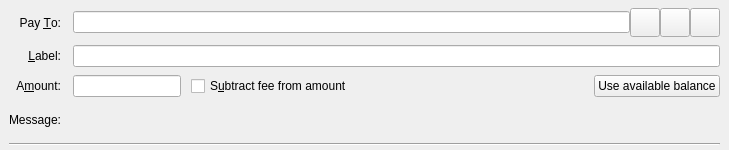
<?xml version="1.0" encoding="UTF-8"?>
<ui version="4.0">
 <class>SendCoinsEntry</class>
 <widget class="QStackedWidget" name="SendCoinsEntry">
  <property name="geometry">
   <rect>
    <x>0</x>
    <y>0</y>
    <width>729</width>
    <height>150</height>
   </rect>
  </property>
  <property name="focusPolicy">
   <enum>Qt::TabFocus</enum>
  </property>
  <property name="autoFillBackground">
   <bool>false</bool>
  </property>
  <widget class="QFrame" name="SendCoins">
   <property name="toolTip">
    <string>This is a normal payment.</string>
   </property>
   <property name="frameShape">
    <enum>QFrame::NoFrame</enum>
   </property>
   <layout class="QGridLayout" name="gridLayout">
    <property name="topMargin">
     <number>8</number>
    </property>
    <property name="bottomMargin">
     <number>4</number>
    </property>
    <property name="horizontalSpacing">
     <number>12</number>
    </property>
    <property name="verticalSpacing">
     <number>8</number>
    </property>
    <item row="0" column="0">
     <widget class="QLabel" name="payToLabel">
      <property name="text">
       <string>Pay &amp;To:</string>
      </property>
      <property name="alignment">
       <set>Qt::AlignRight|Qt::AlignTrailing|Qt::AlignVCenter</set>
      </property>
      <property name="buddy">
       <cstring>payTo</cstring>
      </property>
     </widget>
    </item>
    <item row="0" column="1">
     <layout class="QHBoxLayout" name="payToLayout">
      <property name="spacing">
       <number>0</number>
      </property>
      <item>
       <widget class="QValidatedLineEdit" name="payTo">
        <property name="toolTip">
         <string>The Chunguscoin address to send the payment to</string>
        </property>
       </widget>
      </item>
      <item>
       <widget class="QToolButton" name="addressBookButton">
        <property name="toolTip">
         <string>Choose previously used address</string>
        </property>
        <property name="text">
         <string/>
        </property>
        <property name="icon">
         <iconset resource="../chunguscoin.qrc">
          <normaloff>:/icons/address-book</normaloff>:/icons/address-book</iconset>
        </property>
        <property name="iconSize">
         <size>
          <width>22</width>
          <height>22</height>
         </size>
        </property>
        <property name="shortcut">
         <string>Alt+A</string>
        </property>
       </widget>
      </item>
      <item>
       <widget class="QToolButton" name="pasteButton">
        <property name="toolTip">
         <string>Paste address from clipboard</string>
        </property>
        <property name="text">
         <string/>
        </property>
        <property name="icon">
         <iconset resource="../chunguscoin.qrc">
          <normaloff>:/icons/editpaste</normaloff>:/icons/editpaste</iconset>
        </property>
        <property name="iconSize">
         <size>
          <width>22</width>
          <height>22</height>
         </size>
        </property>
        <property name="shortcut">
         <string>Alt+P</string>
        </property>
       </widget>
      </item>
      <item>
       <widget class="QToolButton" name="deleteButton">
        <property name="toolTip">
         <string>Remove this entry</string>
        </property>
        <property name="text">
         <string/>
        </property>
        <property name="icon">
         <iconset resource="../chunguscoin.qrc">
          <normaloff>:/icons/remove</normaloff>:/icons/remove</iconset>
        </property>
        <property name="iconSize">
         <size>
          <width>22</width>
          <height>22</height>
         </size>
        </property>
       </widget>
      </item>
     </layout>
    </item>
    <item row="1" column="0">
     <widget class="QLabel" name="labellLabel">
      <property name="text">
       <string>&amp;Label:</string>
      </property>
      <property name="alignment">
       <set>Qt::AlignRight|Qt::AlignTrailing|Qt::AlignVCenter</set>
      </property>
      <property name="buddy">
       <cstring>addAsLabel</cstring>
      </property>
     </widget>
    </item>
    <item row="1" column="1">
     <widget class="QLineEdit" name="addAsLabel">
      <property name="toolTip">
       <string>Enter a label for this address to add it to the list of used addresses (only for taddrs)</string>
      </property>
     </widget>
    </item>
    <item row="2" column="0">
     <widget class="QLabel" name="amountLabel">
      <property name="text">
       <string>A&amp;mount:</string>
      </property>
      <property name="alignment">
       <set>Qt::AlignRight|Qt::AlignTrailing|Qt::AlignVCenter</set>
      </property>
      <property name="buddy">
       <cstring>payAmount</cstring>
      </property>
     </widget>
    </item>
    <item row="2" column="1">
     <layout class="QHBoxLayout" name="horizontalLayoutAmount" stretch="0,1,0">
      <property name="spacing">
       <number>10</number>
      </property>
      <item>
       <widget class="ChunguscoinAmountField" name="payAmount"/>
      </item>
      <item>
       <widget class="QCheckBox" name="checkboxSubtractFeeFromAmount">
        <property name="toolTip">
         <string>The fee will be deducted from the amount being sent. The recipient will receive less coins than you enter in the amount field. If multiple recipients are selected, the fee is split equally.</string>
        </property>
        <property name="text">
         <string>S&amp;ubtract fee from amount</string>
        </property>
       </widget>
      </item>
      <item>
       <widget class="QPushButton" name="useAvailableBalanceButton">
        <property name="text">
         <string>Use available balance</string>
        </property>
        <property name="icon">
         <iconset>
          <normaloff>:/icons/all_balance</normaloff>:/icons/all_balance</iconset>
        </property>
       </widget>
      </item>
     </layout>
    </item>
    <item row="3" column="0">
     <widget class="QLabel" name="messageLabel">
      <property name="text">
       <string>Message:</string>
      </property>
      <property name="alignment">
       <set>Qt::AlignRight|Qt::AlignTrailing|Qt::AlignVCenter</set>
      </property>
     </widget>
    </item>
    <item row="3" column="1">
     <widget class="QLabel" name="messageTextLabel">
      <property name="toolTip">
       <string>A message that was attached to the chunguscoin: URI which will be stored with the transaction for your reference. Note: This message will not be sent over the Chunguscoin network.</string>
      </property>
      <property name="textFormat">
       <enum>Qt::PlainText</enum>
      </property>
     </widget>
    </item>
    <item row="4" column="0" colspan="2">
     <widget class="Line" name="line">
      <property name="orientation">
       <enum>Qt::Horizontal</enum>
      </property>
     </widget>
    </item>
   </layout>
  </widget>
  <widget class="QFrame" name="SendCoins_UnauthenticatedPaymentRequest">
   <property name="palette">
    <palette>
     <active>
      <colorrole role="WindowText">
       <brush brushstyle="SolidPattern">
        <color alpha="255">
         <red>0</red>
         <green>0</green>
         <blue>0</blue>
        </color>
       </brush>
      </colorrole>
      <colorrole role="Button">
       <brush brushstyle="SolidPattern">
        <color alpha="255">
         <red>255</red>
         <green>255</green>
         <blue>127</blue>
        </color>
       </brush>
      </colorrole>
      <colorrole role="Light">
       <brush brushstyle="SolidPattern">
        <color alpha="255">
         <red>255</red>
         <green>255</green>
         <blue>255</blue>
        </color>
       </brush>
      </colorrole>
      <colorrole role="Midlight">
       <brush brushstyle="SolidPattern">
        <color alpha="255">
         <red>255</red>
         <green>255</green>
         <blue>191</blue>
        </color>
       </brush>
      </colorrole>
      <colorrole role="Dark">
       <brush brushstyle="SolidPattern">
        <color alpha="255">
         <red>127</red>
         <green>127</green>
         <blue>63</blue>
        </color>
       </brush>
      </colorrole>
      <colorrole role="Mid">
       <brush brushstyle="SolidPattern">
        <color alpha="255">
         <red>170</red>
         <green>170</green>
         <blue>84</blue>
        </color>
       </brush>
      </colorrole>
      <colorrole role="Text">
       <brush brushstyle="SolidPattern">
        <color alpha="255">
         <red>0</red>
         <green>0</green>
         <blue>0</blue>
        </color>
       </brush>
      </colorrole>
      <colorrole role="BrightText">
       <brush brushstyle="SolidPattern">
        <color alpha="255">
         <red>255</red>
         <green>255</green>
         <blue>255</blue>
        </color>
       </brush>
      </colorrole>
      <colorrole role="ButtonText">
       <brush brushstyle="SolidPattern">
        <color alpha="255">
         <red>0</red>
         <green>0</green>
         <blue>0</blue>
        </color>
       </brush>
      </colorrole>
      <colorrole role="Base">
       <brush brushstyle="SolidPattern">
        <color alpha="255">
         <red>255</red>
         <green>255</green>
         <blue>255</blue>
        </color>
       </brush>
      </colorrole>
      <colorrole role="Window">
       <brush brushstyle="SolidPattern">
        <color alpha="255">
         <red>255</red>
         <green>255</green>
         <blue>127</blue>
        </color>
       </brush>
      </colorrole>
      <colorrole role="Shadow">
       <brush brushstyle="SolidPattern">
        <color alpha="255">
         <red>0</red>
         <green>0</green>
         <blue>0</blue>
        </color>
       </brush>
      </colorrole>
      <colorrole role="AlternateBase">
       <brush brushstyle="SolidPattern">
        <color alpha="255">
         <red>255</red>
         <green>255</green>
         <blue>191</blue>
        </color>
       </brush>
      </colorrole>
      <colorrole role="ToolTipBase">
       <brush brushstyle="SolidPattern">
        <color alpha="255">
         <red>255</red>
         <green>255</green>
         <blue>220</blue>
        </color>
       </brush>
      </colorrole>
      <colorrole role="ToolTipText">
       <brush brushstyle="SolidPattern">
        <color alpha="255">
         <red>0</red>
         <green>0</green>
         <blue>0</blue>
        </color>
       </brush>
      </colorrole>
     </active>
     <inactive>
      <colorrole role="WindowText">
       <brush brushstyle="SolidPattern">
        <color alpha="255">
         <red>0</red>
         <green>0</green>
         <blue>0</blue>
        </color>
       </brush>
      </colorrole>
      <colorrole role="Button">
       <brush brushstyle="SolidPattern">
        <color alpha="255">
         <red>255</red>
         <green>255</green>
         <blue>127</blue>
        </color>
       </brush>
      </colorrole>
      <colorrole role="Light">
       <brush brushstyle="SolidPattern">
        <color alpha="255">
         <red>255</red>
         <green>255</green>
         <blue>255</blue>
        </color>
       </brush>
      </colorrole>
      <colorrole role="Midlight">
       <brush brushstyle="SolidPattern">
        <color alpha="255">
         <red>255</red>
         <green>255</green>
         <blue>191</blue>
        </color>
       </brush>
      </colorrole>
      <colorrole role="Dark">
       <brush brushstyle="SolidPattern">
        <color alpha="255">
         <red>127</red>
         <green>127</green>
         <blue>63</blue>
        </color>
       </brush>
      </colorrole>
      <colorrole role="Mid">
       <brush brushstyle="SolidPattern">
        <color alpha="255">
         <red>170</red>
         <green>170</green>
         <blue>84</blue>
        </color>
       </brush>
      </colorrole>
      <colorrole role="Text">
       <brush brushstyle="SolidPattern">
        <color alpha="255">
         <red>0</red>
         <green>0</green>
         <blue>0</blue>
        </color>
       </brush>
      </colorrole>
      <colorrole role="BrightText">
       <brush brushstyle="SolidPattern">
        <color alpha="255">
         <red>255</red>
         <green>255</green>
         <blue>255</blue>
        </color>
       </brush>
      </colorrole>
      <colorrole role="ButtonText">
       <brush brushstyle="SolidPattern">
        <color alpha="255">
         <red>0</red>
         <green>0</green>
         <blue>0</blue>
        </color>
       </brush>
      </colorrole>
      <colorrole role="Base">
       <brush brushstyle="SolidPattern">
        <color alpha="255">
         <red>255</red>
         <green>255</green>
         <blue>255</blue>
        </color>
       </brush>
      </colorrole>
      <colorrole role="Window">
       <brush brushstyle="SolidPattern">
        <color alpha="255">
         <red>255</red>
         <green>255</green>
         <blue>127</blue>
        </color>
       </brush>
      </colorrole>
      <colorrole role="Shadow">
       <brush brushstyle="SolidPattern">
        <color alpha="255">
         <red>0</red>
         <green>0</green>
         <blue>0</blue>
        </color>
       </brush>
      </colorrole>
      <colorrole role="AlternateBase">
       <brush brushstyle="SolidPattern">
        <color alpha="255">
         <red>255</red>
         <green>255</green>
         <blue>191</blue>
        </color>
       </brush>
      </colorrole>
      <colorrole role="ToolTipBase">
       <brush brushstyle="SolidPattern">
        <color alpha="255">
         <red>255</red>
         <green>255</green>
         <blue>220</blue>
        </color>
       </brush>
      </colorrole>
      <colorrole role="ToolTipText">
       <brush brushstyle="SolidPattern">
        <color alpha="255">
         <red>0</red>
         <green>0</green>
         <blue>0</blue>
        </color>
       </brush>
      </colorrole>
     </inactive>
     <disabled>
      <colorrole role="WindowText">
       <brush brushstyle="SolidPattern">
        <color alpha="255">
         <red>127</red>
         <green>127</green>
         <blue>63</blue>
        </color>
       </brush>
      </colorrole>
      <colorrole role="Button">
       <brush brushstyle="SolidPattern">
        <color alpha="255">
         <red>255</red>
         <green>255</green>
         <blue>127</blue>
        </color>
       </brush>
      </colorrole>
      <colorrole role="Light">
       <brush brushstyle="SolidPattern">
        <color alpha="255">
         <red>255</red>
         <green>255</green>
         <blue>255</blue>
        </color>
       </brush>
      </colorrole>
      <colorrole role="Midlight">
       <brush brushstyle="SolidPattern">
        <color alpha="255">
         <red>255</red>
         <green>255</green>
         <blue>191</blue>
        </color>
       </brush>
      </colorrole>
      <colorrole role="Dark">
       <brush brushstyle="SolidPattern">
        <color alpha="255">
         <red>127</red>
         <green>127</green>
         <blue>63</blue>
        </color>
       </brush>
      </colorrole>
      <colorrole role="Mid">
       <brush brushstyle="SolidPattern">
        <color alpha="255">
         <red>170</red>
         <green>170</green>
         <blue>84</blue>
        </color>
       </brush>
      </colorrole>
      <colorrole role="Text">
       <brush brushstyle="SolidPattern">
        <color alpha="255">
         <red>127</red>
         <green>127</green>
         <blue>63</blue>
        </color>
       </brush>
      </colorrole>
      <colorrole role="BrightText">
       <brush brushstyle="SolidPattern">
        <color alpha="255">
         <red>255</red>
         <green>255</green>
         <blue>255</blue>
        </color>
       </brush>
      </colorrole>
      <colorrole role="ButtonText">
       <brush brushstyle="SolidPattern">
        <color alpha="255">
         <red>127</red>
         <green>127</green>
         <blue>63</blue>
        </color>
       </brush>
      </colorrole>
      <colorrole role="Base">
       <brush brushstyle="SolidPattern">
        <color alpha="255">
         <red>255</red>
         <green>255</green>
         <blue>127</blue>
        </color>
       </brush>
      </colorrole>
      <colorrole role="Window">
       <brush brushstyle="SolidPattern">
        <color alpha="255">
         <red>255</red>
         <green>255</green>
         <blue>127</blue>
        </color>
       </brush>
      </colorrole>
      <colorrole role="Shadow">
       <brush brushstyle="SolidPattern">
        <color alpha="255">
         <red>0</red>
         <green>0</green>
         <blue>0</blue>
        </color>
       </brush>
      </colorrole>
      <colorrole role="AlternateBase">
       <brush brushstyle="SolidPattern">
        <color alpha="255">
         <red>255</red>
         <green>255</green>
         <blue>127</blue>
        </color>
       </brush>
      </colorrole>
      <colorrole role="ToolTipBase">
       <brush brushstyle="SolidPattern">
        <color alpha="255">
         <red>255</red>
         <green>255</green>
         <blue>220</blue>
        </color>
       </brush>
      </colorrole>
      <colorrole role="ToolTipText">
       <brush brushstyle="SolidPattern">
        <color alpha="255">
         <red>0</red>
         <green>0</green>
         <blue>0</blue>
        </color>
       </brush>
      </colorrole>
     </disabled>
    </palette>
   </property>
   <property name="toolTip">
    <string>This is an unauthenticated payment request.</string>
   </property>
   <property name="autoFillBackground">
    <bool>true</bool>
   </property>
   <property name="frameShape">
    <enum>QFrame::NoFrame</enum>
   </property>
   <layout class="QGridLayout" name="gridLayout_is">
    <property name="spacing">
     <number>12</number>
    </property>
    <item row="0" column="0">
     <widget class="QLabel" name="payToLabel_is">
      <property name="text">
       <string>Pay To:</string>
      </property>
      <property name="alignment">
       <set>Qt::AlignRight|Qt::AlignTrailing|Qt::AlignVCenter</set>
      </property>
     </widget>
    </item>
    <item row="0" column="1">
     <layout class="QHBoxLayout" name="payToLayout_is">
      <property name="spacing">
       <number>0</number>
      </property>
      <item>
       <widget class="QLabel" name="payTo_is"/>
      </item>
      <item>
       <widget class="QToolButton" name="deleteButton_is">
        <property name="toolTip">
         <string>Remove this entry</string>
        </property>
        <property name="text">
         <string/>
        </property>
        <property name="icon">
         <iconset resource="../chunguscoin.qrc">
          <normaloff>:/icons/remove</normaloff>:/icons/remove</iconset>
        </property>
       </widget>
      </item>
     </layout>
    </item>
    <item row="1" column="0">
     <widget class="QLabel" name="memoLabel_is">
      <property name="text">
       <string>Memo:</string>
      </property>
      <property name="alignment">
       <set>Qt::AlignRight|Qt::AlignTrailing|Qt::AlignVCenter</set>
      </property>
     </widget>
    </item>
    <item row="1" column="1">
     <widget class="QLabel" name="memoTextLabel_is">
      <property name="textFormat">
       <enum>Qt::PlainText</enum>
      </property>
     </widget>
    </item>
    <item row="2" column="0">
     <widget class="QLabel" name="amountLabel_is">
      <property name="text">
       <string>A&amp;mount:</string>
      </property>
      <property name="alignment">
       <set>Qt::AlignRight|Qt::AlignTrailing|Qt::AlignVCenter</set>
      </property>
      <property name="buddy">
       <cstring>payAmount_is</cstring>
      </property>
     </widget>
    </item>
    <item row="2" column="1">
     <widget class="ChunguscoinAmountField" name="payAmount_is">
      <property name="acceptDrops">
       <bool>false</bool>
      </property>
     </widget>
    </item>
   </layout>
  </widget>
  <widget class="QFrame" name="SendCoins_AuthenticatedPaymentRequest">
   <property name="palette">
    <palette>
     <active>
      <colorrole role="WindowText">
       <brush brushstyle="SolidPattern">
        <color alpha="255">
         <red>0</red>
         <green>0</green>
         <blue>0</blue>
        </color>
       </brush>
      </colorrole>
      <colorrole role="Button">
       <brush brushstyle="SolidPattern">
        <color alpha="255">
         <red>140</red>
         <green>232</green>
         <blue>119</blue>
        </color>
       </brush>
      </colorrole>
      <colorrole role="Light">
       <brush brushstyle="SolidPattern">
        <color alpha="255">
         <red>230</red>
         <green>255</green>
         <blue>224</blue>
        </color>
       </brush>
      </colorrole>
      <colorrole role="Midlight">
       <brush brushstyle="SolidPattern">
        <color alpha="255">
         <red>185</red>
         <green>243</green>
         <blue>171</blue>
        </color>
       </brush>
      </colorrole>
      <colorrole role="Dark">
       <brush brushstyle="SolidPattern">
        <color alpha="255">
         <red>70</red>
         <green>116</green>
         <blue>59</blue>
        </color>
       </brush>
      </colorrole>
      <colorrole role="Mid">
       <brush brushstyle="SolidPattern">
        <color alpha="255">
         <red>93</red>
         <green>155</green>
         <blue>79</blue>
        </color>
       </brush>
      </colorrole>
      <colorrole role="Text">
       <brush brushstyle="SolidPattern">
        <color alpha="255">
         <red>0</red>
         <green>0</green>
         <blue>0</blue>
        </color>
       </brush>
      </colorrole>
      <colorrole role="BrightText">
       <brush brushstyle="SolidPattern">
        <color alpha="255">
         <red>155</red>
         <green>255</green>
         <blue>147</blue>
        </color>
       </brush>
      </colorrole>
      <colorrole role="ButtonText">
       <brush brushstyle="SolidPattern">
        <color alpha="255">
         <red>0</red>
         <green>0</green>
         <blue>0</blue>
        </color>
       </brush>
      </colorrole>
      <colorrole role="Base">
       <brush brushstyle="SolidPattern">
        <color alpha="255">
         <red>119</red>
         <green>255</green>
         <blue>233</blue>
        </color>
       </brush>
      </colorrole>
      <colorrole role="Window">
       <brush brushstyle="SolidPattern">
        <color alpha="255">
         <red>140</red>
         <green>232</green>
         <blue>119</blue>
        </color>
       </brush>
      </colorrole>
      <colorrole role="Shadow">
       <brush brushstyle="SolidPattern">
        <color alpha="255">
         <red>0</red>
         <green>0</green>
         <blue>0</blue>
        </color>
       </brush>
      </colorrole>
      <colorrole role="AlternateBase">
       <brush brushstyle="SolidPattern">
        <color alpha="255">
         <red>197</red>
         <green>243</green>
         <blue>187</blue>
        </color>
       </brush>
      </colorrole>
      <colorrole role="NoRole">
       <brush brushstyle="SolidPattern">
        <color alpha="255">
         <red>125</red>
         <green>194</green>
         <blue>122</blue>
        </color>
       </brush>
      </colorrole>
      <colorrole role="ToolTipBase">
       <brush brushstyle="SolidPattern">
        <color alpha="255">
         <red>255</red>
         <green>255</green>
         <blue>220</blue>
        </color>
       </brush>
      </colorrole>
      <colorrole role="ToolTipText">
       <brush brushstyle="SolidPattern">
        <color alpha="255">
         <red>0</red>
         <green>0</green>
         <blue>0</blue>
        </color>
       </brush>
      </colorrole>
     </active>
     <inactive>
      <colorrole role="WindowText">
       <brush brushstyle="SolidPattern">
        <color alpha="255">
         <red>0</red>
         <green>0</green>
         <blue>0</blue>
        </color>
       </brush>
      </colorrole>
      <colorrole role="Button">
       <brush brushstyle="SolidPattern">
        <color alpha="255">
         <red>140</red>
         <green>232</green>
         <blue>119</blue>
        </color>
       </brush>
      </colorrole>
      <colorrole role="Light">
       <brush brushstyle="SolidPattern">
        <color alpha="255">
         <red>230</red>
         <green>255</green>
         <blue>224</blue>
        </color>
       </brush>
      </colorrole>
      <colorrole role="Midlight">
       <brush brushstyle="SolidPattern">
        <color alpha="255">
         <red>185</red>
         <green>243</green>
         <blue>171</blue>
        </color>
       </brush>
      </colorrole>
      <colorrole role="Dark">
       <brush brushstyle="SolidPattern">
        <color alpha="255">
         <red>70</red>
         <green>116</green>
         <blue>59</blue>
        </color>
       </brush>
      </colorrole>
      <colorrole role="Mid">
       <brush brushstyle="SolidPattern">
        <color alpha="255">
         <red>93</red>
         <green>155</green>
         <blue>79</blue>
        </color>
       </brush>
      </colorrole>
      <colorrole role="Text">
       <brush brushstyle="SolidPattern">
        <color alpha="255">
         <red>0</red>
         <green>0</green>
         <blue>0</blue>
        </color>
       </brush>
      </colorrole>
      <colorrole role="BrightText">
       <brush brushstyle="SolidPattern">
        <color alpha="255">
         <red>155</red>
         <green>255</green>
         <blue>147</blue>
        </color>
       </brush>
      </colorrole>
      <colorrole role="ButtonText">
       <brush brushstyle="SolidPattern">
        <color alpha="255">
         <red>0</red>
         <green>0</green>
         <blue>0</blue>
        </color>
       </brush>
      </colorrole>
      <colorrole role="Base">
       <brush brushstyle="SolidPattern">
        <color alpha="255">
         <red>119</red>
         <green>255</green>
         <blue>233</blue>
        </color>
       </brush>
      </colorrole>
      <colorrole role="Window">
       <brush brushstyle="SolidPattern">
        <color alpha="255">
         <red>140</red>
         <green>232</green>
         <blue>119</blue>
        </color>
       </brush>
      </colorrole>
      <colorrole role="Shadow">
       <brush brushstyle="SolidPattern">
        <color alpha="255">
         <red>0</red>
         <green>0</green>
         <blue>0</blue>
        </color>
       </brush>
      </colorrole>
      <colorrole role="AlternateBase">
       <brush brushstyle="SolidPattern">
        <color alpha="255">
         <red>197</red>
         <green>243</green>
         <blue>187</blue>
        </color>
       </brush>
      </colorrole>
      <colorrole role="NoRole">
       <brush brushstyle="SolidPattern">
        <color alpha="255">
         <red>125</red>
         <green>194</green>
         <blue>122</blue>
        </color>
       </brush>
      </colorrole>
      <colorrole role="ToolTipBase">
       <brush brushstyle="SolidPattern">
        <color alpha="255">
         <red>255</red>
         <green>255</green>
         <blue>220</blue>
        </color>
       </brush>
      </colorrole>
      <colorrole role="ToolTipText">
       <brush brushstyle="SolidPattern">
        <color alpha="255">
         <red>0</red>
         <green>0</green>
         <blue>0</blue>
        </color>
       </brush>
      </colorrole>
     </inactive>
     <disabled>
      <colorrole role="WindowText">
       <brush brushstyle="SolidPattern">
        <color alpha="255">
         <red>70</red>
         <green>116</green>
         <blue>59</blue>
        </color>
       </brush>
      </colorrole>
      <colorrole role="Button">
       <brush brushstyle="SolidPattern">
        <color alpha="255">
         <red>140</red>
         <green>232</green>
         <blue>119</blue>
        </color>
       </brush>
      </colorrole>
      <colorrole role="Light">
       <brush brushstyle="SolidPattern">
        <color alpha="255">
         <red>230</red>
         <green>255</green>
         <blue>224</blue>
        </color>
       </brush>
      </colorrole>
      <colorrole role="Midlight">
       <brush brushstyle="SolidPattern">
        <color alpha="255">
         <red>185</red>
         <green>243</green>
         <blue>171</blue>
        </color>
       </brush>
      </colorrole>
      <colorrole role="Dark">
       <brush brushstyle="SolidPattern">
        <color alpha="255">
         <red>70</red>
         <green>116</green>
         <blue>59</blue>
        </color>
       </brush>
      </colorrole>
      <colorrole role="Mid">
       <brush brushstyle="SolidPattern">
        <color alpha="255">
         <red>93</red>
         <green>155</green>
         <blue>79</blue>
        </color>
       </brush>
      </colorrole>
      <colorrole role="Text">
       <brush brushstyle="SolidPattern">
        <color alpha="255">
         <red>70</red>
         <green>116</green>
         <blue>59</blue>
        </color>
       </brush>
      </colorrole>
      <colorrole role="BrightText">
       <brush brushstyle="SolidPattern">
        <color alpha="255">
         <red>155</red>
         <green>255</green>
         <blue>147</blue>
        </color>
       </brush>
      </colorrole>
      <colorrole role="ButtonText">
       <brush brushstyle="SolidPattern">
        <color alpha="255">
         <red>70</red>
         <green>116</green>
         <blue>59</blue>
        </color>
       </brush>
      </colorrole>
      <colorrole role="Base">
       <brush brushstyle="SolidPattern">
        <color alpha="255">
         <red>140</red>
         <green>232</green>
         <blue>119</blue>
        </color>
       </brush>
      </colorrole>
      <colorrole role="Window">
       <brush brushstyle="SolidPattern">
        <color alpha="255">
         <red>140</red>
         <green>232</green>
         <blue>119</blue>
        </color>
       </brush>
      </colorrole>
      <colorrole role="Shadow">
       <brush brushstyle="SolidPattern">
        <color alpha="255">
         <red>0</red>
         <green>0</green>
         <blue>0</blue>
        </color>
       </brush>
      </colorrole>
      <colorrole role="AlternateBase">
       <brush brushstyle="SolidPattern">
        <color alpha="255">
         <red>140</red>
         <green>232</green>
         <blue>119</blue>
        </color>
       </brush>
      </colorrole>
      <colorrole role="NoRole">
       <brush brushstyle="SolidPattern">
        <color alpha="255">
         <red>125</red>
         <green>194</green>
         <blue>122</blue>
        </color>
       </brush>
      </colorrole>
      <colorrole role="ToolTipBase">
       <brush brushstyle="SolidPattern">
        <color alpha="255">
         <red>255</red>
         <green>255</green>
         <blue>220</blue>
        </color>
       </brush>
      </colorrole>
      <colorrole role="ToolTipText">
       <brush brushstyle="SolidPattern">
        <color alpha="255">
         <red>0</red>
         <green>0</green>
         <blue>0</blue>
        </color>
       </brush>
      </colorrole>
     </disabled>
    </palette>
   </property>
   <property name="toolTip">
    <string>This is an authenticated payment request.</string>
   </property>
   <property name="autoFillBackground">
    <bool>true</bool>
   </property>
   <property name="frameShape">
    <enum>QFrame::NoFrame</enum>
   </property>
   <layout class="QGridLayout" name="gridLayout_s">
    <property name="spacing">
     <number>12</number>
    </property>
    <item row="0" column="0">
     <widget class="QLabel" name="payToLabel_s">
      <property name="text">
       <string>Pay To:</string>
      </property>
      <property name="alignment">
       <set>Qt::AlignRight|Qt::AlignTrailing|Qt::AlignVCenter</set>
      </property>
     </widget>
    </item>
    <item row="0" column="1">
     <layout class="QHBoxLayout" name="payToLayout_s">
      <property name="spacing">
       <number>0</number>
      </property>
      <item>
       <widget class="QLabel" name="payTo_s">
        <property name="textFormat">
         <enum>Qt::PlainText</enum>
        </property>
       </widget>
      </item>
      <item>
       <widget class="QToolButton" name="deleteButton_s">
        <property name="toolTip">
         <string>Remove this entry</string>
        </property>
        <property name="text">
         <string/>
        </property>
        <property name="icon">
         <iconset resource="../chunguscoin.qrc">
          <normaloff>:/icons/remove</normaloff>:/icons/remove</iconset>
        </property>
       </widget>
      </item>
     </layout>
    </item>
    <item row="1" column="0">
     <widget class="QLabel" name="memoLabel_s">
      <property name="text">
       <string>Memo:</string>
      </property>
      <property name="alignment">
       <set>Qt::AlignRight|Qt::AlignTrailing|Qt::AlignVCenter</set>
      </property>
     </widget>
    </item>
    <item row="1" column="1">
     <widget class="QLabel" name="memoTextLabel_s">
      <property name="textFormat">
       <enum>Qt::PlainText</enum>
      </property>
     </widget>
    </item>
    <item row="2" column="0">
     <widget class="QLabel" name="amountLabel_s">
      <property name="text">
       <string>A&amp;mount:</string>
      </property>
      <property name="alignment">
       <set>Qt::AlignRight|Qt::AlignTrailing|Qt::AlignVCenter</set>
      </property>
      <property name="buddy">
       <cstring>payAmount_s</cstring>
      </property>
     </widget>
    </item>
    <item row="2" column="1">
     <widget class="ChunguscoinAmountField" name="payAmount_s">
      <property name="acceptDrops">
       <bool>false</bool>
      </property>
     </widget>
    </item>
   </layout>
  </widget>
 </widget>
 <customwidgets>
  <customwidget>
   <class>QValidatedLineEdit</class>
   <extends>QLineEdit</extends>
   <header>qvalidatedlineedit.h</header>
  </customwidget>
  <customwidget>
   <class>ChunguscoinAmountField</class>
   <extends>QLineEdit</extends>
   <header>komodoamountfield.h</header>
   <container>1</container>
  </customwidget>
 </customwidgets>
 <tabstops>
  <tabstop>payTo</tabstop>
  <tabstop>addressBookButton</tabstop>
  <tabstop>pasteButton</tabstop>
  <tabstop>deleteButton</tabstop>
  <tabstop>addAsLabel</tabstop>
  <tabstop>payAmount</tabstop>
  <tabstop>payAmount_is</tabstop>
  <tabstop>deleteButton_is</tabstop>
  <tabstop>payAmount_s</tabstop>
  <tabstop>deleteButton_s</tabstop>
 </tabstops>
 <resources>
  <include location="../chunguscoin.qrc"/>
 </resources>
 <connections/>
</ui>
